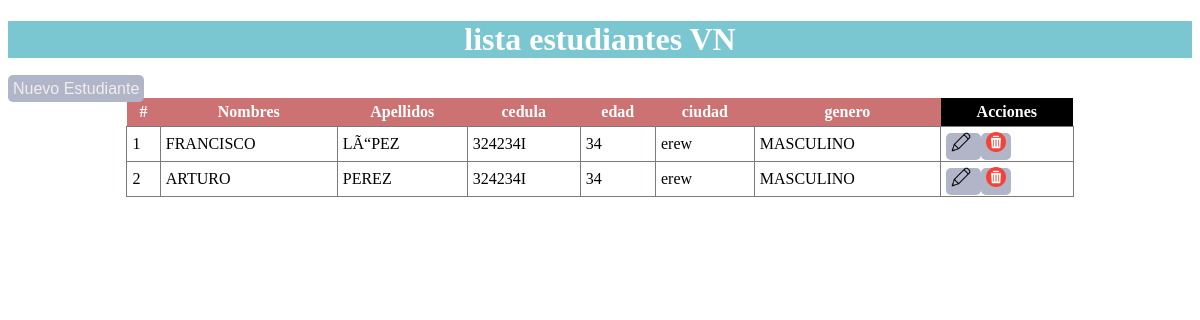
Page /lista_estudiantes.php on the committed database.
### tables this page shows
CREATE TABLE IF NOT EXISTS `estudiantes` (
  `est_id` int(11) NOT NULL AUTO_INCREMENT,
  `est_nombres` varchar(50) NOT NULL,
  `est_apellidos` varchar(50) NOT NULL,
  `est_cedula` varchar(50) NOT NULL,
  `est_ciudad` varchar(50) DEFAULT NULL,
  `est_edad` int(11) DEFAULT NULL,
  `est_genero` varchar(50) DEFAULT NULL,
  PRIMARY KEY (`est_id`)
);

### Conection.php (called while the page is built, shortened)
<?php
class Conection{
	function __construct(){
     $this->con=mysqli_connect("localhost","root","","primero");
	}
}
?>

### Estudiantes.php (called while the page is built, shortened)
<?php
require_once("Conection.php");
class Estudiantes extends Conection{
	function listar_estudiantes(){
		$resultado=$this->con->query("SELECT * FROM estudiantes order by est_apellidos ");
		return $resultado->fetch_all(MYSQLI_ASSOC);
	}
}
?>

### lista_estudiantes.php (the view, shortened to what this page needs)
<?php
require_once("Estudiantes.php");
$Estudiantes=new Estudiantes();
$consulta=$Estudiantes->listar_estudiantes();
?>
<!DOCTYPE html>
<html lang="en">
<head>
</head>
<body>
	<h1 style="background:#7AC7D1;text-align:center;color:white;">lista estudiantes VN</h1>
	<a href="formulario_estudiante.php">Nuevo Estudiante</a>
	<table align="center">
		<tr>
			<th style="background:#CD7272;color:white;">#</th>
			<th style="background:#CD7272;color:white;">Nombres</th>
			<th style="background:#CD7272;color:white;">Apellidos</th>
			<th style="background:#CD7272;color:white;">cedula</th>
			<th style="background:#CD7272;color:white;">edad</th>
			<th style="background:#CD7272;color:white;">ciudad</th>
			<th style="background:#CD7272;color:white;">genero</th>
			<th>Acciones</th>
		</tr>
		<?php
		$x=0;
		foreach ($consulta as $c) {
			$x=$x+1;
			echo "<tr>
			     <td>$x</td>
			      <td>{$c["est_nombres"]}</td>
			      <td>{$c["est_apellidos"]}</td>
			      <td>{$c["est_cedula"]}</td>
			      <td>{$c["est_edad"]}</td>
			      <td>{$c["est_ciudad"]}</td>
			      <td>{$c["est_genero"]}</td>
			      <td>
			      <a href='formulario_estudiante.php?est_id={$c["est_id"]} '>
			          <img src='edit.png'/>
			      </a>
			      <a href='acciones_estudiantes.php?est_id={$c["est_id"]}' onclick='return validar() '   >
			           <img src='delete.png'/>
			      </a>
			      </td>
			</tr>";
		}
		?>
	</table>
</body>
</html>

### lista_estudiantes.php (style rules this page uses)
th { padding: 5px; background: black; color:white; }
td { padding: 5px; border:solid 1px #807979; }
table { width:80%; border-collapse:collapse; }
a { background:#b1b5c8 ; color:#F2EDED; text-decoration:none; padding:5px; font-family: Arial; border-radius:5px; }
img { width:20px; }

### rows in the picture
estudiantes: est_nombres "FRANCISCO", est_apellidos "LÃ“PEZ", est_cedula "324234I", est_edad "34", est_ciudad "erew", est_genero "MASCULINO"
estudiantes: est_nombres "ARTURO", est_apellidos "PEREZ", est_cedula "324234I", est_edad "34", est_ciudad "erew", est_genero "MASCULINO"
